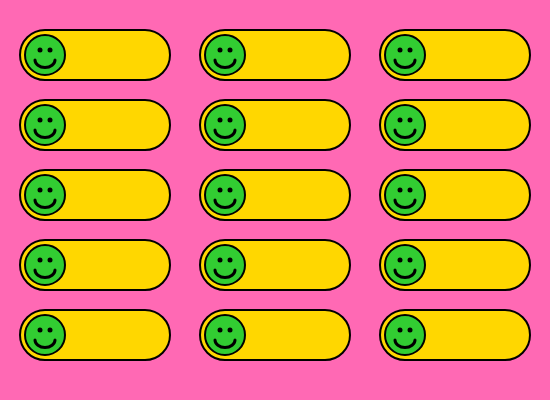
Frame 1 (no input)
Frame 60 (no input): identical to frame 1, image omitted
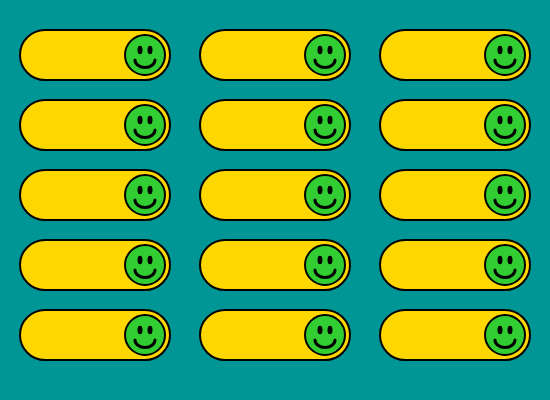
Frame 120 (the mouse pressed at the canvas centre since frame 60)

The p5.js sketch that drew these frames (run headless with seeded random() and noise() and a simulated clock; from frame 60 on, the mouse is pressed at the canvas centre):

// p5.js sketch
// ── sketch.js
function setup() {
  createCanvas(550, 400);

  // Colores generales de la composición
  Red = color(220, 20, 60);
  verde = color(50, 205, 50);
  amarillo = color(255, 215, 0);
  negro = color(0, 0, 0);

  // Color de fondos
  colorfondo = color(255, 105, 180); // Rosado inicial
  colorfondo2 = color(0, 150, 150); // Turquesa secundario
}

function draw() {
  // mezcla de los colores del fondo
  if (mouseY >= 200) {
    background(colorfondo2); // Abajo Turquesa
  } else {
    background(colorfondo); // Arriba Rosado
  }

  // Repetición de botones
  for (let fila = 0; fila < 5; fila++) {
    for (let columna = 0; columna < 3; columna++) {
      // Distancia entre botones
      let x = 20 + columna * 180;
      let y = 30 + fila * 70;

      dibujarBoton(x, y);
    }
  }
}

// Función del boton y caras
function dibujarBoton(pos_x, pos_y) {
  // 1. Dibujar la base del botón (Siempre amarilla)
  fill(amarillo);
  stroke(0);
  strokeWeight(2);
  rect(pos_x, pos_y, 150, 50, 25);

  // Interacción de las caritas
  let cara_x, cara_y;
  let isderecha = mouseX >= 200;
  let isarriba = mouseY < 200;

  // posición del mouse en x para generar que las pupilas se alarguen entre 5 a 12 px.
  let alturaOjos = map(mouseX, 0, width, 5, 12);

  // Posición y color según mouse
  if (isderecha) {
    // Mouse a la derecha = Carita va a la derecha
    cara_x = pos_x + 125;
    cara_y = pos_y + 25;
    if (isarriba) {
      fill(Red); // Arriba-Derecha: carita triste roja
    } else {
      fill(verde); // Abajo-Derecha: carita feliz verde
    }
  } else {
    // Mouse a la izquierda = carita a la izquierda
    cara_x = pos_x + 25;
    cara_y = pos_y + 25;

    if (isarriba) {
      fill(verde); // Arriba-Izquierda: carita verde feliz
    } else {
      fill(Red); // Abajo-Izquierda: carita rojo triste
    }
  }

  // 2. Dibujar la base de la carita (círculo)
  strokeWeight(2);
  stroke(0);
  ellipse(cara_x, cara_y, 40, 40);

  // 3. Dibujar los ojos
  fill(negro);
  noStroke();
  ellipse(cara_x - 5, cara_y - 5, 5, alturaOjos);
  ellipse(cara_x + 5, cara_y - 5, 5, alturaOjos);
  //aqui aplique al final la variable de la altura de los ojos máx

  // 4. Boca feliz o triste
  noFill();
  stroke(0);
  strokeWeight(3);

  // condición de variable para la boca y color
  if ((isderecha && isarriba) || (!isderecha && !isarriba)) {
    // carita triste roja
    arc(cara_x, cara_y + 10, 20, 15, PI, 0);
  } else {
    // carita feliz verde
    arc(cara_x, cara_y + 5, 20, 15, 0, PI);
  }
}
